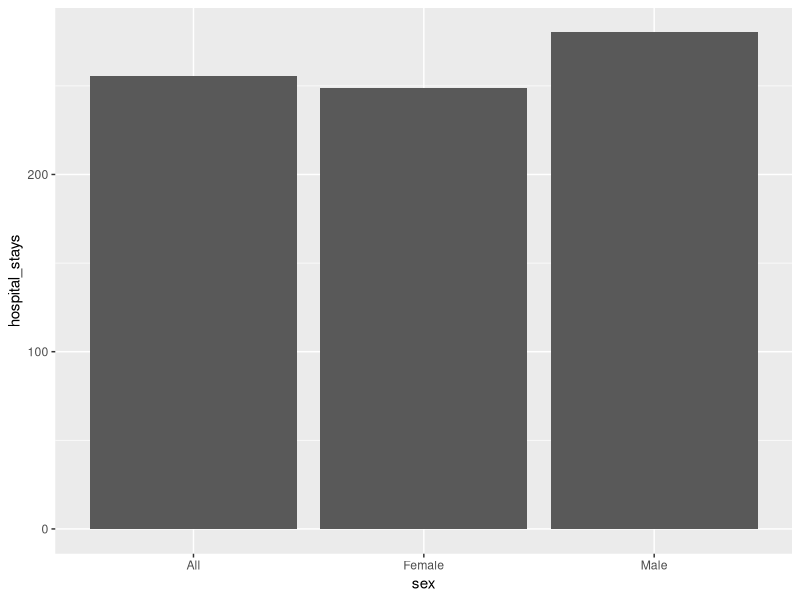
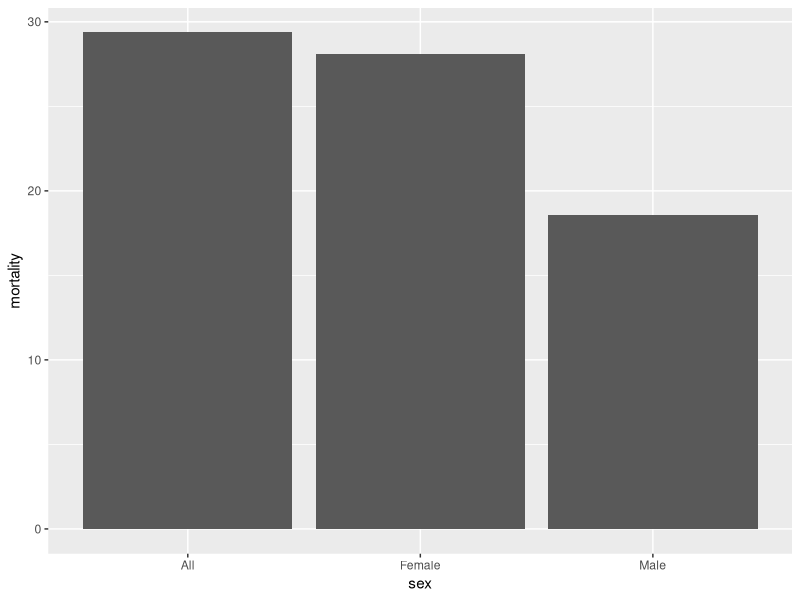
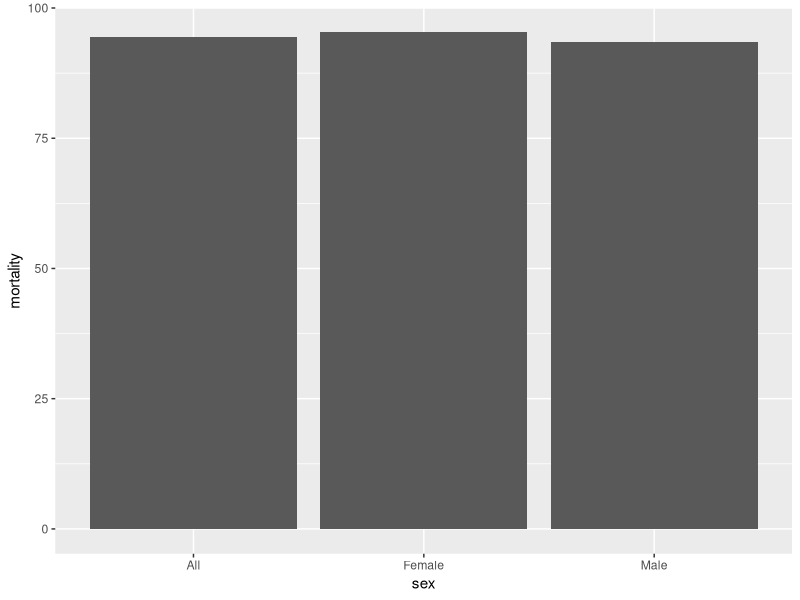
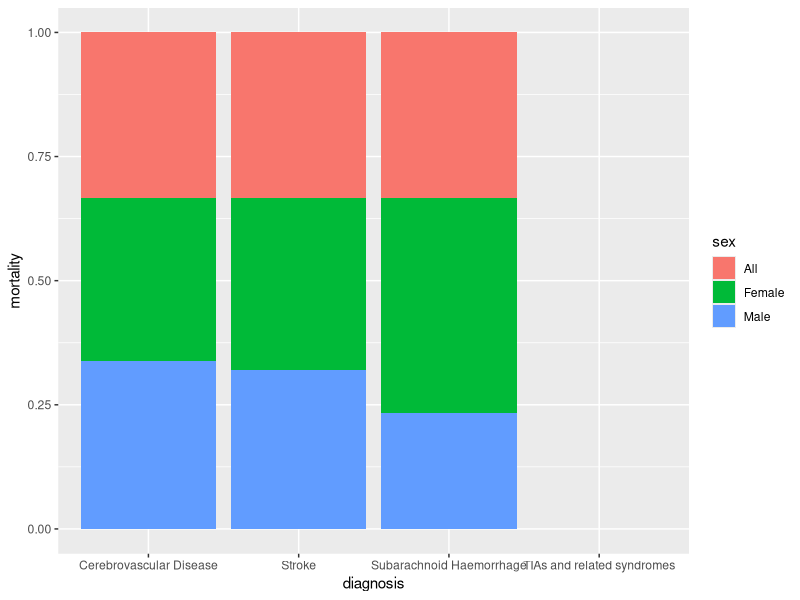
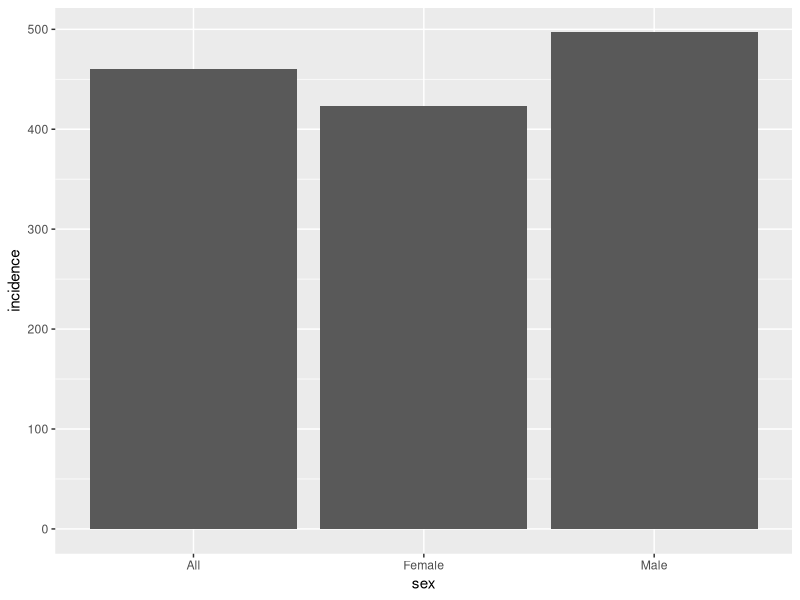
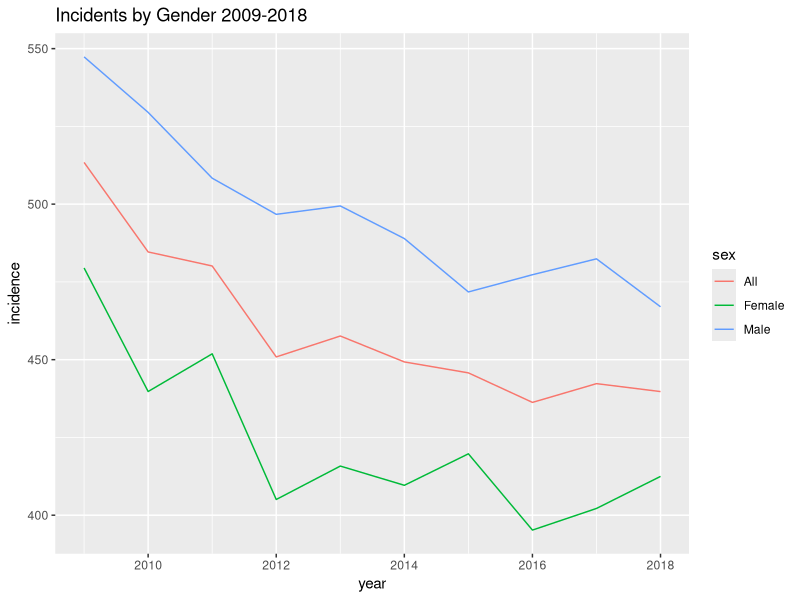
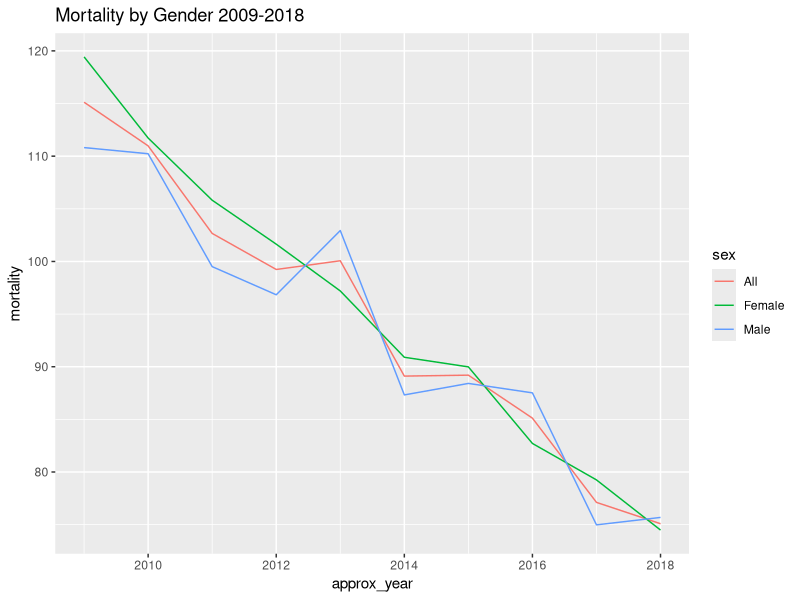
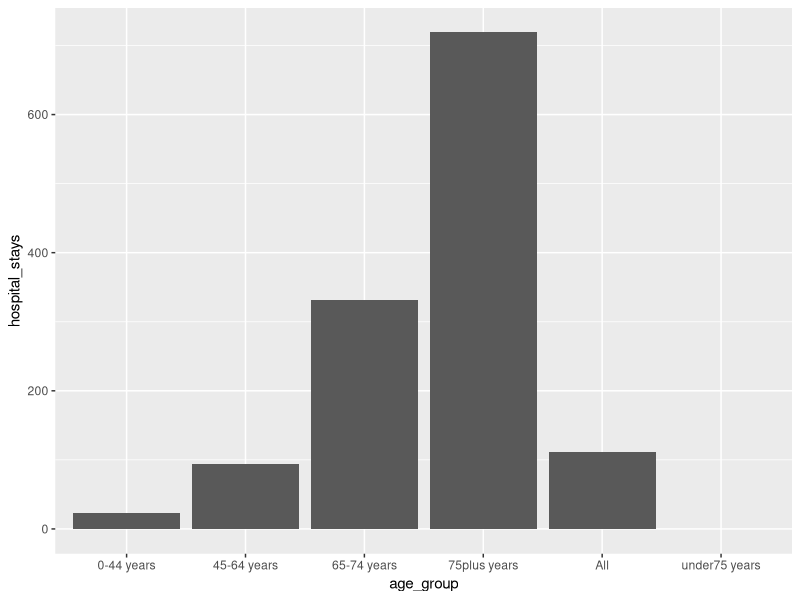

Here is the R script that generated these plots, in order:
## ---- chunk 1
library(tidyverse)
## ---- chunk 2
council_strokesbyca <- read_csv("../../data/clean_data/strokes_byca.csv",
                                col_types = cols(hospitalstays = col_double(),
                                            crude_rate_stays = col_double()))
healthboard_strokesbyhb <- read_csv("../../data/clean_data/strokes_byhb.csv",
                                col_types = cols(hospitalstays = col_double(),
                                            crude_rate_stays = col_double()))

incidence_by_hb <- read_csv("../../data/clean_data/incidence_byhb.csv")
## ---- chunk 3
council_strokesbyca %>% 
  group_by(sex) %>% 
  summarise(hospital_stays = mean(crude_rate_stays, na.rm = TRUE)) %>% 
  ggplot() +
  aes(x = sex, y = hospital_stays) +
  geom_col()
## ---- chunk 4
council_strokesbyca %>% 
  group_by(sex) %>% 
  summarise(mortality = mean(crude_rate_mortality, na.rm = TRUE)) %>% 
  ggplot() +
  aes(x = sex, y = mortality) +
  geom_col()
## ---- chunk 5
council_strokesbyca %>% 
  group_by(sex) %>% 
  summarise(mortality = mean(easr_mortality, na.rm = TRUE)) %>% 
  ggplot() +
  aes(x = sex, y = mortality) +
  geom_col()
## ---- chunk 6
council_strokesbyca %>% 
  group_by(sex, diagnosis) %>%
  summarise(mortality = mean(easr_mortality, na.rm = TRUE)) %>% 
  ggplot() +
    aes(x = diagnosis, y = mortality, group = sex, fill = sex) +
  geom_col(position = "fill")
## ---- chunk 7
incidence_by_hb %>% 
  group_by(sex) %>% 
  summarise(incidence = mean(easr, na.rm = TRUE)) %>% 
  ggplot() +
  aes(x = sex, y = incidence) +
  geom_col()
## ---- chunk 8
incidence_by_hb %>% 
  group_by(sex, year) %>% 
  summarise(incidence = mean(easr, na.rm = TRUE)) %>% 
  ggplot() +
  aes(x = year, y = incidence, group = sex, col = sex) +
  geom_line() +
  labs(
    title = "Incidents by Gender 2009-2018"
  )
## ---- chunk 9
council_strokesbyca %>% 
  group_by(sex, approx_year) %>% 
  summarise(mortality = mean(easr_mortality, na.rm = TRUE)) %>% 
  ggplot() +
  aes(x = approx_year, y = mortality, group = sex, col = sex) +
  geom_line() +
  labs(
    title = "Mortality by Gender 2009-2018"
  )
## ---- chunk 10
council_strokesbyca %>% 
  group_by(age_group) %>% 
  summarise(hospital_stays = mean(crude_rate_stays, na.rm = TRUE)) %>% 
  ggplot() +
  aes(x = age_group, y = hospital_stays) +
  geom_col()
## ---- chunk 11
council_strokesbyca %>% 
  group_by(age_group) %>% 
  summarise(mortality = mean(easr_mortality, na.rm = TRUE)) %>% 
  ggplot() +
  aes(x = age_group, y = mortality) +
  geom_col()
## ---- chunk 12
council_strokesbyca %>% 
  group_by(age_group, approx_year) %>% 
  summarise(hospital_stays = mean(crude_rate_stays, na.rm = TRUE)) %>% 
  ggplot() +
  aes(x = approx_year, y = hospital_stays, group = age_group, col = age_group) +
  geom_line()
## ---- chunk 13
council_strokesbyca %>% 
  group_by(age_group, approx_year) %>% 
  summarise(mortality = mean(easr_mortality, na.rm = TRUE)) %>% 
  ggplot() +
  aes(x = approx_year, y = mortality, group = age_group, col = age_group) +
  geom_line()
## ---- chunk 14
council_strokesbyca %>% 
  group_by(age_group, diagnosis) %>%
  summarise(mortality = mean(easr_mortality, na.rm = TRUE)) %>% 
  ggplot() +
    aes(x = diagnosis, y = mortality, group = age_group, fill = age_group) +
  geom_col(position = "fill")
## ---- chunk 15
council_strokesbyca %>% 
  group_by(age_group, diagnosis) %>%
  summarise(mortality = mean(easr_mortality, na.rm = TRUE)) %>% 
  ggplot() +
    aes(x = age_group, y = mortality, group = diagnosis, fill = diagnosis) +
  geom_col(position = "fill") +
  theme(axis.text.x = element_text(angle = 90, vjust = 0.5, hjust=1)) +
  labs(
    title = "Proportion of diagnoses by age group"
  )
## ---- chunk 16
council_strokesbyca %>% 
  filter(diagnosis == "Subarachnoid Haemorrhage") %>% 
  group_by(age_group, approx_year) %>% 
  summarise(mortality = mean(easr_mortality, na.rm = TRUE)) %>% 
  ggplot() +
  aes(x = approx_year, y = mortality, group = age_group, col = age_group) +
  geom_line()
## ---- chunk 17
council_strokesbyca %>% 
  filter(age_group != "All" & age_group != "under75 years") %>% 
  group_by(age_group, approx_year, diagnosis) %>% 
  summarise(mortality = mean(easr_mortality, na.rm = TRUE)) %>% 
  ggplot() +
  aes(x = approx_year, y = mortality, group = diagnosis, col = diagnosis) +
  geom_line() +
  facet_wrap(~age_group)
## ---- chunk 18
incidence_by_hb %>% 
  group_by(age) %>% 
  summarise(incidence = mean(easr, na.rm = TRUE)) %>% 
  ggplot() +
  aes(x = age, y = incidence) +
  geom_col()
## ---- chunk 19
council_strokesbyca %>% 
  group_by(age_group, sex) %>% 
  summarise(stays = mean(crude_rate_stays, na.rm = TRUE)) %>% 
  ggplot() +
  aes(x = age_group, y = stays, group = sex, fill = sex) +
  geom_col(position = "dodge")
## ---- chunk 20
council_strokesbyca %>% 
  group_by(age_group, sex) %>% 
  summarise(mortality = mean(easr_mortality, na.rm = TRUE)) %>% 
  ggplot() +
  aes(x = age_group, y = mortality, group = sex, fill = sex) +
  geom_col(position = "dodge")
## ---- chunk 21
council_strokesbyca %>% 
  group_by(age_group, sex) %>% 
  summarise(mortality = mean(crude_rate_mortality, na.rm = TRUE)) %>% 
  ggplot() +
  aes(x = age_group, y = mortality, group = sex, fill = sex) +
  geom_col(position = "dodge")
## ---- chunk 22
council_strokesbyca %>% 
  group_by(sex, age_group, diagnosis) %>%
  summarise(mortality = mean(easr_mortality, na.rm = TRUE)) %>% 
  ggplot() +
    aes(x = age_group, y = mortality, group = diagnosis, fill = diagnosis) +
  geom_col(position = "fill") +
  facet_wrap(~sex) +
  theme(axis.text.x = element_text(angle = 90, vjust = 0.5, hjust=1))
## ---- chunk 23
incidence_by_hb %>% 
  group_by(sex, age) %>% 
  summarise(incidence = mean(easr, na.rm = TRUE)) %>% 
  ggplot() +
  aes(x = age, y = incidence, group = sex, fill = sex) +
  geom_col(position = "dodge")
## ---- chunk 24
healthboard_strokesbyhb %>% 
  group_by(healthboard_area_named) %>% 
  summarise(hospital_stays = mean(crude_rate_stays, na.rm = TRUE)) %>% 
  ggplot() +
  aes(x = reorder(healthboard_area_named, -hospital_stays), y = hospital_stays) +
  geom_col() +
  theme(axis.text.x = element_text(angle = 90, vjust = 0.5, hjust=1))
## ---- chunk 25
healthboard_strokesbyhb %>% 
  group_by(healthboard_area_named) %>% 
  summarise(mortality = mean(easr_mortality, na.rm = TRUE)) %>% 
  ggplot() +
  aes(x = reorder(healthboard_area_named, -mortality), y = mortality) +
  geom_col() +
  theme(axis.text.x = element_text(angle = 90, vjust = 0.5, hjust=1))
## ---- chunk 26
incidence_by_hb %>% 
  group_by(health_board) %>% 
  summarise(incidence = mean(easr, na.rm = TRUE)) %>% 
  ggplot(aes(x = reorder(health_board, -incidence), y = incidence)) +
  geom_col() +
  theme(axis.text.x = element_text(angle = 90, vjust = 0.5, hjust=1))
## ---- chunk 27
healthboard_table <- healthboard_strokesbyhb %>% 
  group_by(healthboard_area_named) %>% 
  summarise(hospital_stays = mean(crude_rate_stays, na.rm = TRUE),
            mortality = mean(easr_mortality, na.rm = TRUE)
  ) 

healthboard_table <- incidence_by_hb %>% 
  group_by(health_board) %>% 
  summarise(incidence = mean(easr, na.rm = TRUE)) %>%
  mutate(health_board = if_else(
    str_detect(health_board, "NHS"),
    str_sub(health_board, start = 5, end = -1),
    health_board
    )
  ) %>% 
  full_join(healthboard_table, by = c("health_board" = "healthboard_area_named"))
## ---- chunk 28
healthboard_table %>% 
  ggplot(aes(x = incidence, y = hospital_stays)) +
  geom_point() +
  geom_text(aes(label = health_board), hjust = -.2) +
  labs(
    title = "Comparing incidence rates and hospital visits by Health Board"
  )
## ---- chunk 29
healthboard_table %>% 
  ggplot(aes(x = incidence, y = mortality)) +
  geom_point() +
  geom_smooth(method = "lm", se = FALSE) +
  geom_text(aes(label = health_board), hjust = -.2) +
  labs(
    title = "Mortalities per incident by Health Board"
  )
## ---- chunk 30
# group = health_board, x = year, y = mortality
healthboard_strokesbyhb %>% 
  group_by(healthboard_area_named, approx_year) %>% 
  summarise(mortality = mean(easr_mortality, na.rm = TRUE)) %>% 
  ggplot() +
  aes(x = approx_year, y = mortality, group = healthboard_area_named, col = healthboard_area_named) +
  geom_line() +
  geom_point()
  
## ---- chunk 31
high_mortality_healthboard_2018 <- healthboard_strokesbyhb %>% 
  filter(approx_year == 2018) %>% 
  group_by(healthboard_area_named) %>% 
  summarise(mortality = mean(easr_mortality, na.rm = TRUE)) %>% 
  slice_max(mortality, n = 8) %>% 
  pull(healthboard_area_named)

low_mortality_healthboard_2018 <- healthboard_strokesbyhb %>%  
  filter(approx_year == 2018) %>% 
  group_by(healthboard_area_named) %>% 
  summarise(mortality = mean(easr_mortality, na.rm = TRUE)) %>% 
  slice_min(mortality, n = 9) %>% 
  pull(healthboard_area_named)
## ---- chunk 32
healthboard_strokesbyhb %>% 
  filter(healthboard_area_named %in% high_mortality_healthboard_2018 |
           healthboard_area_named %in% low_mortality_healthboard_2018) %>% 
  mutate(high_low = if_else(
    healthboard_area_named %in% high_mortality_healthboard_2018, "high", "low"
  )) %>% 
  group_by(high_low, approx_year) %>% 
  summarise(mortality = mean(easr_mortality, na.rm = TRUE)) %>% 
  ggplot() +
  aes(x = approx_year, y = mortality, group = high_low, col = high_low) +
  geom_line()
## ---- chunk 33
high_mortality_healthboard <- healthboard_strokesbyhb %>% 
  group_by(healthboard_area_named) %>% 
  summarise(mortality = mean(easr_mortality, na.rm = TRUE)) %>% 
  slice_max(mortality, n = 9) %>% 
  pull(healthboard_area_named)

low_mortality_healthboard <- healthboard_strokesbyhb %>% 
  group_by(healthboard_area_named) %>% 
  summarise(mortality = mean(easr_mortality, na.rm = TRUE)) %>% 
  slice_min(mortality, n = 8) %>% 
  pull(healthboard_area_named)
## ---- chunk 34
healthboard_strokesbyhb %>% 
  filter(healthboard_area_named %in% high_mortality_healthboard |
           healthboard_area_named %in% low_mortality_healthboard) %>% 
  mutate(high_low = if_else(
    healthboard_area_named %in% high_mortality_healthboard, "high", "low"
  )) %>% 
  group_by(high_low, approx_year) %>% 
  summarise(mortality = mean(easr_mortality, na.rm = TRUE)) %>% 
  ggplot() +
  aes(x = approx_year, y = mortality, group = high_low, col = high_low) +
  geom_line()
## ---- chunk 35
healthboard_strokesbyhb %>% 
  group_by(healthboard_area_named, diagnosis) %>%
  summarise(mortality = mean(easr_mortality, na.rm = TRUE)) %>% 
  ggplot() +
    aes(x = healthboard_area_named, y = mortality, group = diagnosis, fill = diagnosis) +
  geom_col(position = "fill") +
  theme(axis.text.x = element_text(angle = 90, vjust = 0.5, hjust=1))
## ---- chunk 36
council_strokesbyca %>% 
  group_by(council_area_named) %>% 
  summarise(hospital_stays = mean(crude_rate_stays, na.rm = TRUE)) %>% 
  ggplot() +
  aes(x = reorder(council_area_named, -hospital_stays), y = hospital_stays) +
  geom_col() +
  theme(axis.text.x = element_text(angle = 90, vjust = 0.5, hjust=1))
## ---- chunk 37
council_strokesbyca %>% 
  group_by(council_area_named) %>% 
  summarise(mortality = mean(easr_mortality, na.rm = TRUE)) %>% 
  ggplot() +
  aes(x = reorder(council_area_named, -mortality), y = mortality) +
  geom_col() +
  theme(axis.text.x = element_text(angle = 90, vjust = 0.5, hjust=1))
## ---- chunk 38
high_mortality_council <- council_strokesbyca %>% 
  group_by(council_area_named) %>% 
  summarise(mortality = mean(easr_mortality, na.rm = TRUE)) %>% 
  slice_max(mortality, n = 10) %>% 
  pull(council_area_named)

low_mortality_council <- council_strokesbyca %>% 
  group_by(council_area_named) %>% 
  summarise(mortality = mean(easr_mortality, na.rm = TRUE)) %>% 
  slice_min(mortality, n = 10) %>% 
  pull(council_area_named)
## ---- chunk 39
council_strokesbyca %>% 
  filter(council_area_named %in% high_mortality_council |
           council_area_named %in% low_mortality_council) %>% 
  mutate(high_low = if_else(
    council_area_named %in% high_mortality_council, "high", "low"
  )) %>% 
  group_by(high_low, approx_year) %>% 
  summarise(mortality = mean(easr_mortality, na.rm = TRUE)) %>% 
  ggplot() +
  aes(x = approx_year, y = mortality, group = high_low, col = high_low) +
  geom_line()
## ---- chunk 40
high_mortality_council_2018 <- council_strokesbyca %>% 
  filter(approx_year == 2018) %>% 
  group_by(council_area_named) %>% 
  summarise(mortality = mean(easr_mortality, na.rm = TRUE)) %>% 
  slice_max(mortality, n = 10) %>% 
  pull(council_area_named)

low_mortality_council_2018 <- council_strokesbyca %>%  
  filter(approx_year == 2018) %>% 
  group_by(council_area_named) %>% 
  summarise(mortality = mean(easr_mortality, na.rm = TRUE)) %>% 
  slice_min(mortality, n = 10) %>% 
  pull(council_area_named)
## ---- chunk 41
council_strokesbyca %>% 
  filter(council_area_named %in% high_mortality_council_2018 |
           council_area_named %in% low_mortality_council_2018) %>% 
  mutate(high_low = if_else(
    council_area_named %in% high_mortality_council_2018, "high", "low"
  )) %>% 
  group_by(high_low, approx_year) %>% 
  summarise(mortality = mean(easr_mortality, na.rm = TRUE)) %>% 
  ggplot() +
  aes(x = approx_year, y = mortality, group = high_low, col = high_low) +
  geom_line() +
  labs(
    title = "Adjusted mortality rates by council",
    subtitle = "Mortality rates for the 10 highest and lowest adjusted mortality rates from stroke in 2018"
  )
## ---- chunk 42
council_strokesbyca %>% 
  group_by(council_area_named, approx_year) %>% 
  summarise(mortality = mean(easr_mortality, na.rm = TRUE)) %>% 
  ggplot() +
  aes(x = approx_year, y = mortality, group = council_area_named, col = council_area_named) +
  geom_line()
